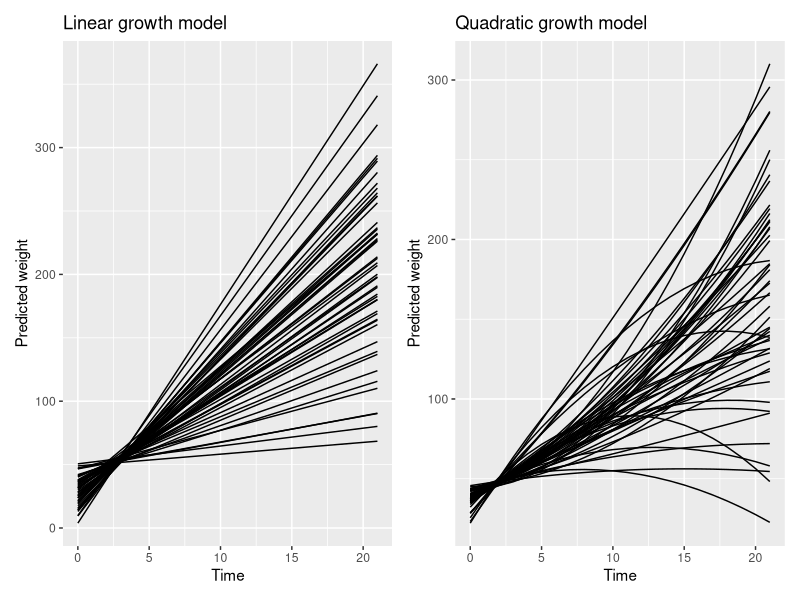

Recreate this plot in R. (Note: this script raises an error after producing the figure.)
## ---- chunk 1
knitr::opts_chunk$set(collapse = TRUE, comment = "#>", dev = "png", fig.width = 7, fig.height = 4, message = FALSE, warning = FALSE)
options(width = 800)
if (!requireNamespace("ggplot2", quietly = TRUE) ||
    !requireNamespace("lme4", quietly = TRUE) ||
    !requireNamespace("patchwork", quietly = TRUE) ||
    !requireNamespace("marginaleffects", quietly = TRUE) ||
    !requireNamespace("sjlabelled", quietly = TRUE)) {
  knitr::opts_chunk$set(eval = FALSE)
}
## ---- chunk 2
library(lme4)
library(patchwork)
library(marginaleffects)
library(ggplot2)

data(ChickWeight)

model1 <- lmer(
  weight ~ 1 + Time + (1 + Time | Chick),
  data = ChickWeight
)

model2 <- lmer(
  weight ~ 1 + Time + I(Time^2) + Diet + Time:Diet + I(Time^2):Diet +
    (1 + Time + I(Time^2) | Chick),
  data = ChickWeight
)
## ---- chunk 3
pred1 <- predictions(model1,
  newdata = datagrid(
    Chick = ChickWeight$Chick,
    Time = 0:21
  )
)

p1 <- ggplot(pred1, aes(Time, estimate, level = Chick)) +
  geom_line() +
  labs(y = "Predicted weight", x = "Time", title = "Linear growth model")

pred2 <- predictions(model2,
  newdata = datagrid(
    Chick = ChickWeight$Chick,
    Time = 0:21
  )
)

p2 <- ggplot(pred2, aes(Time, estimate, level = Chick)) +
  geom_line() +
  labs(y = "Predicted weight", x = "Time", title = "Quadratic growth model")

p1 + p2
## ---- chunk 4
pr <- ggpredict(model1, terms = c("Time", "Chick"), type = "random")
p3 <- plot(pr, colors = rep("grey30", 50), show_ci = FALSE, show_legend = FALSE)

pr <- ggpredict(model2, terms = c("Time", "Chick"), type = "random")
p4 <- plot(pr, colors = rep("grey30", 50), show_ci = FALSE, show_legend = FALSE)

p3 + p4
## ---- chunk 5
pred <- predictions(model2)

ggplot(pred, aes(Time, estimate, level = Chick)) +
  geom_line() +
  ylab("Predicted Weight") +
  facet_wrap(~Diet, labeller = label_both)
## ---- chunk 6
pr <- ggpredict(model2, terms = c("Time", "Chick", "Diet"), type = "random")
plot(pr, colors = rep("grey30", 50), show_ci = FALSE, show_legend = FALSE)
## ---- chunk 7
pr <- ggpredict(model2, terms = c("Time", "Chick", "Diet"), type = "random")
plot(
  pr,
  colors = rep("grey30", 50),
  show_ci = FALSE,
  show_legend = FALSE,
  limit_range = TRUE
)
## ---- chunk 8
pred <- predictions(
  model2,
  newdata = datagrid(
    Chick = NA,
    Diet = 1:4,
    Time = 0:21
  ),
  re.form = NA
)

ggplot(pred, aes(x = Time, y = estimate, ymin = conf.low, ymax = conf.high)) +
  geom_ribbon(alpha = 0.1, fill = "red") +
  geom_line() +
  facet_wrap(~Diet, labeller = label_both) +
  labs(title = "Population-level trajectories")
## ---- chunk 9
pr <- ggpredict(fit2, terms = c("Time", "Diet"))
plot(pr, grid = TRUE)
